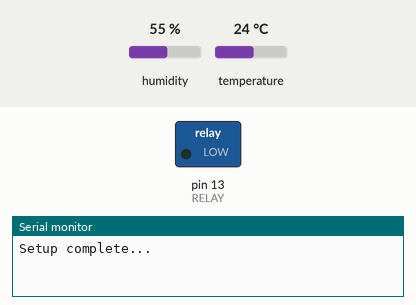
Bench run of a sketch on a simulated Arduino Uno, built with avr-gcc and run on an emulated ATmega328P. On the bench: switched loads named in the sketch (green lamp = pin HIGH), the last lines printed to the serial monitor. The inputs (shaded band) are chosen by the test bench; at power-on: humidity 55 %, temperature 24 °C.

Above: at 0.1 s.
At 1.1 s:
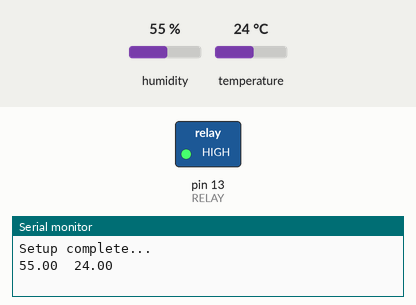
Timing chart, 0 to 2.6 s (numbered marks = the images above):
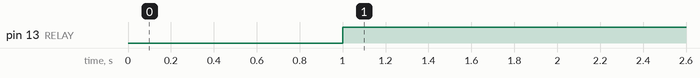

Measured:
- by itself, pin 13 (RELAY): LOW → HIGH at 1.0 s

The sketch:

chamber.ino
```cpp
/***************************************************************************
 * This is an Arduino UNO control for the purpose of humidity sensing using
 * the BME280 to turn on/off a relay based on set humidity HIGH and LOW
 * thesholds
 *
 * Developed to control the humidity of a home meat curing chamber
 ***************************************************************************/

#include <Wire.h>
#include <SPI.h>
#include <Adafruit_Sensor.h>
#include <Adafruit_BME280.h>

#define SEALEVELPRESSURE_HPA (1013.25)

// Relay port
#define RELAY 13

// Rel. Humidity threshold to turn humidifier/fan OFF
#define HUMIDITY_HIGH 80

// Rel. Humidity threshold to turn humidifier/fan ON
#define HUMIDITY_LOW 75  // Humidity turn ON

// Amount of time to wait between sensor measurments in milliseconds
#define DELAY_DURATION 1000 // 1hz

// Global bool to keep track if the relay is known to be in the ON state
bool relayIsOn;

Adafruit_BME280 bme; // I2C

void setup() {
    Serial.begin(9600);

    // RELAY Setup
    pinMode(RELAY, OUTPUT);
    relayIsOn = false;

    // BME280 Setup
    if (!bme.begin()) {
        Serial.println("Failed to initilalize BME280");
        while (1);
    }

    // Set BME280 parameters for humidity sampling
    bme.setSampling(Adafruit_BME280::MODE_FORCED,
                    Adafruit_BME280::SAMPLING_X1,   // temperature
                    Adafruit_BME280::SAMPLING_NONE, // pressure
                    Adafruit_BME280::SAMPLING_X1,   // humidity
                    Adafruit_BME280::FILTER_OFF );

    Serial.println("Setup complete...");
}

void loop() {
    delay(DELAY_DURATION);

    bme.takeForcedMeasurement();
    float humidity = bme.readHumidity();

    if (humidity <= HUMIDITY_LOW) {
      if (!relayIsOn) {
        digitalWrite(RELAY, HIGH);
        relayIsOn = true;
      }
    } else if (humidity >= HUMIDITY_HIGH){
      if (relayIsOn) {
        digitalWrite(RELAY, LOW);
        relayIsOn = false;
      }
    }
    Serial.print(humidity);
    Serial.print("\t");
    Serial.print(bme.readTemperature());
    Serial.println();
}
```
